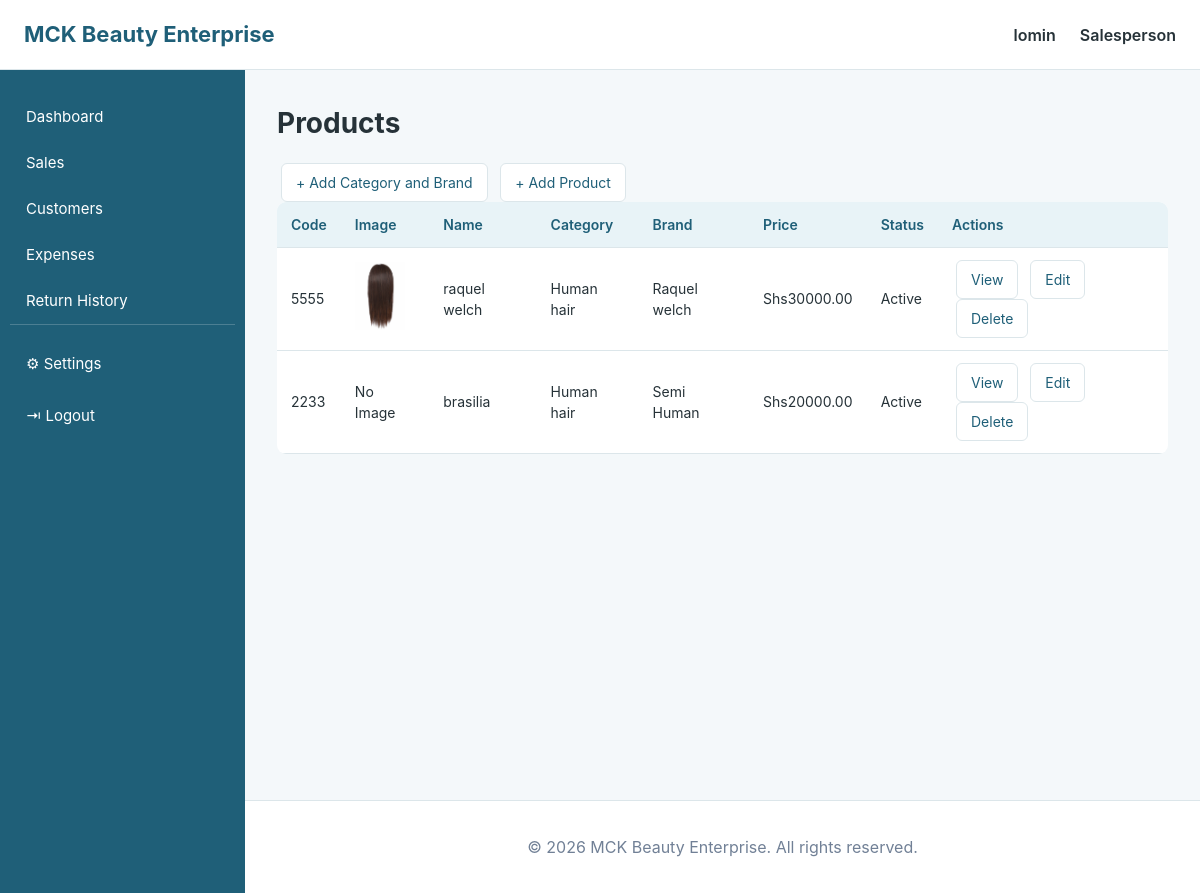
Screenshot of /products/ (signed in) with the database file from the repository.
### accounts/models.py (models this page shows, shortened)
class User(AbstractUser):
    phone = models.CharField(max_length=20, blank=True)
    role = models.ForeignKey(
        Role,
        on_delete=models.SET_NULL,
        null=True,
        blank=True,
        related_name="users",
    )
    created_at = models.DateTimeField(auto_now_add=True)

class Role(models.Model):
    name = models.CharField(max_length=50, unique=True)
    description = models.TextField(blank=True)
    created_at = models.DateTimeField(auto_now_add=True)

### products/models.py (models this page shows, shortened)
class Product(models.Model):
    category = models.ForeignKey(Category, on_delete=models.PROTECT, related_name="products")
    brand = models.ForeignKey(Brand, on_delete=models.PROTECT, related_name="products")
    product_code = models.CharField(max_length=50, unique=True)
    barcode = models.CharField(max_length=100, unique=True, blank=True, null=True)
    name = models.CharField(max_length=200)
    description = models.TextField(blank=True)
    hair_type = models.CharField(max_length=50, blank=True)
    texture = models.CharField(max_length=50, blank=True)
    length = models.IntegerField(null=True, blank=True)
    color = models.CharField(max_length=50, blank=True)
    cost_price = models.DecimalField(max_digits=10, decimal_places=2)
    selling_price = models.DecimalField(max_digits=10, decimal_places=2)
    reorder_level = models.IntegerField(default=5)
    image = models.ImageField(upload_to="products/", blank=True, null=True)
    status = models.BooleanField(default=True)
    created_at = models.DateTimeField(auto_now_add=True)
    updated_at = models.DateTimeField(auto_now=True)

class Category(models.Model):
    name = models.CharField(max_length=100)
    description = models.TextField(blank=True)
    created_at = models.DateTimeField(auto_now_add=True)
    def __str__(self):
        return self.name

class Brand(models.Model):
    name = models.CharField(max_length=100)
    description = models.TextField(blank=True)
    created_at = models.DateTimeField(auto_now_add=True)
    def __str__(self):
        return self.name

### products/views.py (the view)
# urls.py: path("",views.view_product,name="view_product"),
@login_required
def view_product(request):
    query = request.GET.get("search")
    products=Product.objects.all().order_by("-created_at")
    if query:
        products = products.filter(
            name__icontains=query
        )
    context={
        "products":products,
        "search": query
        }
    return render(request, "Products/view_products.html",context)

### notifications/context_processors.py (called while the page is built)
def unread_notifications(request):
    user = getattr(request, "user", None)
    if user is not None and user.is_authenticated:
        return {
            "unread_notifications_count": Notification.objects.filter(
                recipient=user, is_read=False
            ).count()
        }
    return {"unread_notifications_count": 0}

### templates/Products/view_products.html (shortened to what this page needs)
{% extends "base.html" %}
{% block content %}
<div class="page-header">
    <h1>
        Products
    </h1>
    <a class="page-link" href="{% url 'BrandCategory'%}" class="btn-primary">
        + Add Category and  Brand
    </a>
    <a class="page-link" href="{% url 'add_product' %}" class="btn-primary">
        + Add Product
    </a>
</div>
<table class="erp-table">
<thead>
<tr>
<th>Code</th>
<th>Image</th>
<th>Name</th>
<th>Category</th>
<th>Brand</th>
<th>Price</th>
<th>Status</th>
<th>Actions</th>
</tr>
</thead>
<tbody>
{% for product in products %}
<tr>
<td>
{{ product.product_code }}
</td>
<td>
{% if product.image %}
<img src="{{ product.image.url }}" width="50">
{% else %}
No Image
{% endif %}
</td>
<td>
{{ product.name }}
</td>
<td>
{{ product.category }}
</td>
<td>
{{ product.brand }}
</td>
<td>
Shs{{ product.selling_price }}
</td>
<td>
{% if product.status %}
<span class="active">
Active
</span>
{% else %}
<span class="inactive">
Inactive
</span>
{% endif %}
</td>
<td>
<a class="page-link" href="{% url 'product-detail' product.id %}">
View
</a>
<a class="page-link" href="{% url 'product-edit' product.id %}">
Edit
</a>
<a class="page-link" href="{% url 'product-delete' product.id %}">
Delete
</a>
</td>
</tr>
{% empty %}
<tr>
<td colspan="8">
No products found
</td>
</tr>
{% endfor %}
</tbody>
</table>
{% endblock %}

### templates/base.html (shortened to what this page needs)
{% load static %}
<!DOCTYPE html>
<html lang="en">
<head>
    <link rel="stylesheet"
          href="{% static 'css/dashboard.css' %}">
</head>
<body>
<header class="navbar">
    <div class="navbar-left">
        <span class="brand">
            MCK Beauty Enterprise
        </span>
    </div>
    <div class="navbar-right">
        {% if user.is_authenticated %}
            <span class="user-name">
                {{ user.username }}
            </span>
            {% if user.role %}
                <span class="user-role">
                    {{ user.role.name }}
                </span>
            {% endif %}
        {% else %}
            <a href="{% url 'accounts:login' %}">
                Login
            </a>
        {% endif %}
    </div>
</header>
<div class="layout">
{% if user.is_authenticated %}
<aside class="sidebar">
    <nav>
        <a href="{% url 'dashboard:dashboard' %}"
           class="{% if request.resolver_match.app_name == 'dashboard' %}active{% endif %}">
            <span>
                Dashboard
            </span>
        </a>
        {% if user.role and user.role.name == "Administrator" %}
            <a href="{% url 'sales:sales_history' %}"
               class="{% if request.resolver_match.url_name == 'sales_history' %}active{% endif %}">
                <span>
                    Sales
                </span>
            </a>
            <a href="{% url 'inventory:view_inventory' %}"
               class="{% if request.resolver_match.app_name == 'inventory' %}active{% endif %}">
                <span>
                    Inventory
                </span>
            </a>
            <a href="{% url 'purchase:view_purchase' %}"
               class="{% if request.resolver_match.app_name == 'purchase' %}active{% endif %}">
                <span>
                    Purchases
                </span>
            </a>
            <a href="{% url 'customers:customer_list' %}"
               class="{% if request.resolver_match.app_name == 'customers' %}active{% endif %}">
                <span>
                    Customers
                </span>
            </a>
            <a href="{% url 'suppliers:supplier_list' %}"
               class="{% if request.resolver_match.app_name == 'suppliers' %}active{% endif %}">
                <span>
                    Suppliers
                </span>
            </a>
            <a href="{% url 'employees:employee_list' %}"
               class="{% if request.resolver_match.app_name == 'employees' %}active{% endif %}">
                <span>
                    Employees
                </span>
            </a>
            <a href="{% url 'reports:dashboard' %}"
               class="{% if request.resolver_match.app_name == 'reports' %}active{% endif %}">
                <span>
                    Reports
                </span>
            </a>
            <a href="{% url 'accounts:user_list' %}"
               class="{% if request.resolver_match.url_name == 'user_list' %}active{% endif %}">
                <span>
                    Users
                </span>
            </a>
        <!-- =================================================
             MANAGER
             ================================================= -->
        {% elif user.role and user.role.name == "Salesperson" %}
            <a href="{% url 'sales:create_sale' %}"
               class="{% if request.resolver_match.app_name == 'sales' %}active{% endif %}">
                <span>
                    Sales
                </span>
            </a>
            <a href="{% url 'customers:customer_list' %}"
               class="{% if request.resolver_match.app_name == 'customers' %}active{% endif %}">
                <span>
                    Customers
                </span>
            </a>
            <a href="{% url 'expenses:expense_list' %}"
               class="{% if request.resolver_match.app_name == 'expense' %}active{% endif %}">
                <span>
                    Expenses
                </span>
            </a>
            <a href="{% url 'sales:return_history' %}"
               class="{% if request.resolver_match.app_name == 'sales' %}active{% endif %}">
                <span>
                    Return History
                </span>
            </a>
        {% endif %}
        <div class="bottom-links">
            <a href="{% url 'accounts:settings' %}"
               class="{% if request.resolver_match.app_name == 'accounts' and request.resolver_match.url_name == 'settings' %}active{% endif %}">
                <span>
                    ⚙ Settings
                </span>
            </a>
            <a href="{% url 'accounts:logout' %}">
                <span>
                    ⇥ Logout
                </span>
            </a>
        </div>
    </nav>
</aside>
{% endif %}
<main class="main-content">
    {% block content %}
    {% endblock %}
</main>
</div>
<footer class="footer">
    <p>
        &copy; {% now "Y" %} MCK Beauty Enterprise.
        All rights reserved.
    </p>
</footer>
</body>
</html>

### static/css/dashboard.css (style rules this page uses)
:root { --primary: #1f5f78; --primary-dark: #16465a; --primary-light: #e8f3f7; --background: #f4f8fa; --card: #ffffff; --text: #263238; --muted: #718096; --border: #dce6ea; --success: #3b8d78; --success-light: #e6f3ef; --warning: #d69e2e; --warning-light: #fbf3e0; --danger: #c05640; --danger-light: #fbeae6; --shadow: 0 2px 10px rgba(0, 0, 0, 0.06); --shadow-hover: 0 5px 18px rgba(0, 0, 0, 0.08); --space-xs: 6px; --space-sm: 10px; --space-md: 16px; --space-lg: 24px; --space-xl: 32px; --radius-sm: 6px; --radius-md: 9px; --radius-lg: 12px; --sidebar-width: 245px; --navbar-height: 70px; --transition: 0.2s ease; }
* { box-sizing: border-box; }
html { scroll-behavior: smooth; }
body { margin: 0; padding: 0; font-family: -apple-system, "Segoe UI", Arial, Helvetica, sans-serif; background: var(--background); color: var(--text); line-height: 1.5; -webkit-font-smoothing: antialiased; }
img, canvas, svg, video { max-width: 100%; height: auto; }
a { color: var(--primary); text-decoration: none; }
.navbar { height: var(--navbar-height); display: flex; align-items: center; justify-content: space-between; padding: 0 var(--space-lg); background: var(--card); border-bottom: 1px solid var(--border); position: sticky; top: 0; z-index: 1000; }
.navbar-left { display: flex; align-items: center; gap: var(--space-sm); }
.brand { font-size: 22px; font-weight: 700; color: var(--primary); }
.navbar-right { display: flex; align-items: center; gap: var(--space-lg); }
.navbar-right span { font-weight: 600; }
.layout { display: flex; min-height: calc(100vh - var(--navbar-height)); }
.sidebar { width: var(--sidebar-width); position: fixed; top: var(--navbar-height); left: 0; bottom: 0; background: var(--primary); color: white; display: flex; flex-direction: column; padding: var(--space-lg) var(--space-sm); overflow: hidden; z-index: 900; }
.sidebar-nav a, .sidebar-bottom a, .bottom-links a, .sidebar nav > a { display: flex; align-items: center; gap: 13px; width: 100%; min-height: 46px; padding: 0 var(--space-md); border-radius: var(--radius-md); color: white; text-decoration: none; font-size: 15px; transition: background var(--transition), padding-left var(--transition); }
.sidebar-bottom, .bottom-links { margin-top: auto; padding-top: var(--space-md); border-top: 1px solid rgba(255, 255, 255, 0.2); display: flex; flex-direction: column; gap: var(--space-xs); flex-shrink: 0; }
.main-content { margin-left: var(--sidebar-width); width: calc(100% - var(--sidebar-width)); min-width: 0; padding: var(--space-xl); min-height: calc(100vh - var(--navbar-height)); }
.main-content h1 { margin-top: 0; font-size: 28px; color: var(--text); }
table { width: 100%; border-collapse: collapse; background: var(--card); border-radius: var(--radius-md); overflow: hidden; }
th { background: var(--primary-light); color: var(--primary); font-weight: 600; text-align: left; }
th, td { padding: 12px 14px; border-bottom: 1px solid var(--border); font-size: 14px; }
.footer { margin-left: var(--sidebar-width); padding: 18px var(--space-xl); text-align: center; color: var(--muted); background: var(--card); border-top: 1px solid var(--border); }
.page-link { display: inline-block; padding: 8px 14px; margin: 0 4px; border: 1px solid var(--border); border-radius: var(--radius-sm); background: var(--card); color: var(--primary); font-size: 14px; text-decoration: none; transition: background var(--transition); }

### rows the page displays
User: username "lomin", role.name "Salesperson"
Product: product_code "5555", image (picture), name "raquel welch", category "Human hair", brand "Raquel welch", selling_price "30000.00", status "Active"
Product: product_code "2233", image "No Image", name "brasilia", category "Human hair", brand "Semi Human", selling_price "20000.00", status "Active"
